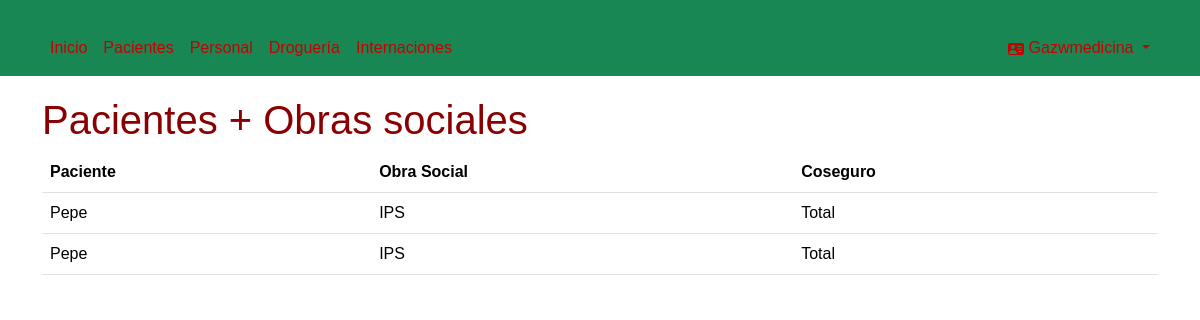
Page /gestion_internaciones/obras/ (signed in) on the earlier database version.
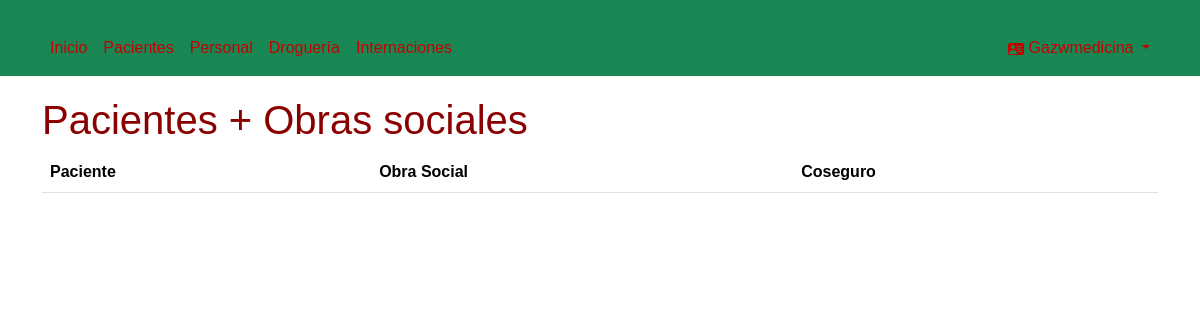
Same page on the later database version.
### gestion_internaciones/models.py (models this page shows, shortened)
class Obras_Pacientes(models.Model):
    paciente = models.ForeignKey("Pacientes",on_delete=models.CASCADE)
    obra_social = models.ForeignKey("Obras_Sociales",on_delete=models.CASCADE)
    coseguro = models.ForeignKey("Coseguros",on_delete=models.CASCADE)

class Pacientes(models.Model):
    nombre_pac = models.CharField(max_length=30)
    apellido_pac = models.CharField(max_length=15)
    dni_pac = models.CharField(max_length=10)
    domicilio_pac = models.CharField(max_length=50)
    telefono_pac = models.CharField(max_length=12)
    estados_choices = [('1','Internado'),
    ('2', 'Alta'),
    ('3', 'Fallecido'),
    ('4', 'Espera')]
    estado_pac = models.CharField(
        max_length=10,
        choices=estados_choices, default='4'
    )

class Obras_Sociales(models.Model):
    nombre_obra = models.CharField(max_length=10)
    tipo = models.CharField(max_length=10)
    prestaciones = models.TextField()

class Coseguros(models.Model):
    nombre_cos = models.CharField(max_length=10)
    tipo = models.CharField(max_length=10)
    prestaciones = models.TextField()

### gestion_internaciones/views.py (the view)
# urls.py: path('obras/', views.mostrarObras, name='obras'),
@login_required
def mostrarObras(request):
    obras = Obras_Pacientes.objects.all()
    context={
        'obras': obras
    }
    return render(request, 'seguro/mostrarobra.html', context)

### gestion_internaciones/templates/seguro/mostrarobra.html
{% extends "base.html" %}
{% block content%}
    <h1>Pacientes + Obras sociales</h1>
    <table class="table">
        <tr>
            <th>Paciente</th>
            <th>Obra Social</th>
            <th>Coseguro</th>
        </tr>
        {% for i in obras %}
        <tr>
            <td>{{ i.paciente.nombre_pac }}</td>
            <td>{{ i.obra_social.nombre_obra }}</td>
            <td>{{ i.coseguro.nombre_cos }}</td>
        </tr>
        {% endfor %}
    </table>
{%endblock%}

Differences in the rows shown:
removed Obras_Pacientes: paciente.nombre_pac "Pepe", obra_social.nombre_obra "IPS", coseguro.nombre_cos "Total"
removed Obras_Pacientes: paciente.nombre_pac "Pepe", obra_social.nombre_obra "IPS", coseguro.nombre_cos "Total"
